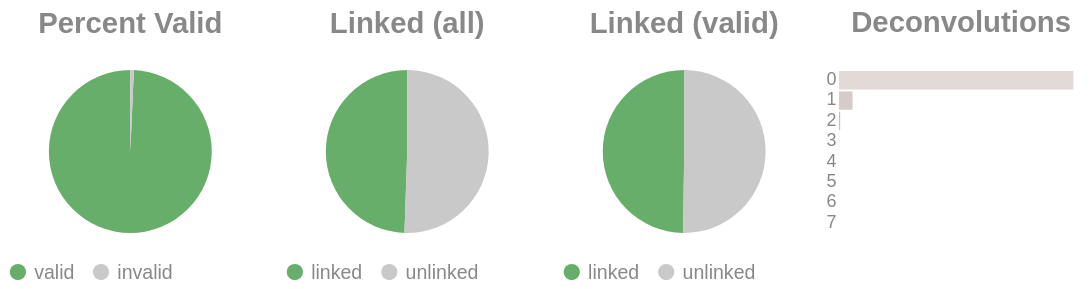

This figure's notebook cell:
### Code cell
if SKIPLR:
    pass
else:
    clash = Counter()
    for i in valids['molecule'].to_list():
        _mol = i.split("-")
        if len(_mol) == 1:
            clash.update('0')
        else:
            clash.update(_mol[-1])

    _d = {"deconvolutions": [], 'count': []}
    for k,v in clash.items():
        _d['deconvolutions'].append(k)
        _d['count'].append(v)

    tot_valid = valids['reads'].sum()
    mask = valids['reads'] >= 2
    n_linked_reads = valids.filter(mask)['reads'].sum()
    if n_linked_reads == 0:
        print_html("No linked molecules (>=2 reads) were detected; skipping linked-only distributions.")
        SKIPLR = True
    else:
        perc_valid = round(tot_valid / n_reads, 4)
        linked_perc_abs = round(n_linked_reads / n_reads, 4)
        linked_perc = round(n_linked_reads / tot_valid, 4)

    _valid = pl.DataFrame({"valids": ['valid', 'invalid'], "count": [tot_valid, n_reads - tot_valid]})
    _linked_abs = pl.DataFrame({"linked (absolute)": ['linked', 'unlinked'], "count": [n_linked_reads, n_reads - n_linked_reads]})
    _linked_rel = pl.DataFrame({"linked (valids)": ['linked', 'unlinked'], "count": [n_linked_reads, tot_valid - n_linked_reads]})

    (
        alt.hconcat(
            piechart(_valid, goodval = 'valid', title = "Percent Valid"),
            piechart(_linked_abs, goodval = "linked", title =  "Linked (all)"),
            piechart(_linked_rel, goodval = "linked", title =  "Linked (valid)"),
            convolutionbar(pl.DataFrame(_d), title = "Deconvolutions"),
            center = True,
            bounds = 'flush'
        )
        .resolve_scale(color='independent')
        .resolve_legend('independent')
        .properties(usermeta={'embedOptions': {"actions": False}})
    ).display()

### Figure 1 — Vega-Lite specification as saved in the notebook (floating-point values rounded to 4 significant figures)
{"width": "container", "height": 400, "config": {"title": {"anchor": "start", "dy": -15, "fontSize": 18, "color": "#888888", "subtitleColor": "#888888", "subtitleFontSize": 14}, "arc": {"fill": "#0072B2"}, "axis": {"domainColor": "#888888", "domainWidth": 0.5, "gridWidth": 0.2, "grid": false, "titleFontWeight": 400, "titleFontSize": 15, "labelFontSize": 11, "labelColor": "#888888", "tickColor": "#888888", "tickWidth": 0.2, "titleColor": "#888888"}, "axisBand": {"grid": false}, "axisX": {"grid": true, "tickSize": 10, "domainCap": "round"}, "axisY": {"domain": false, "grid": true, "tickSize": 0, "domainCap": "round"}, "background": "transparent", "header": {"labelFontSize": 15, "labelColor": "#888888", "titleFontSize": 15, "titleFontWeight": 600, "titleColor": "#888888"}, "legend": {"labelFont": "sans-serif", "labelFontSize": 12, "labelColor": "#888888", "symbolSize": 100, "symbolType": "circle", "titleFontSize": 12, "titlePadding": 10, "titleColor": "#888888", "title": null}, "range": {"category": ["#E69F00", "#56B4E9", "#009E73", "#F0E442", "#0072B2", "#D55E00", "#CC79A7", "#000000"], "diverging": ["#cfe8f3", "#a2d4ec", "#73bfe2", "#46abdb", "#1696d2", "#12719e"]}, "area": {"fill": "#0072B2", "fillOpacity": 0.7, "line": true, "strokeOpacity": 0.7}, "line": {"color": "#0072B2", "stroke": "#0072B2", "strokeWidth": 2}, "trail": {"color": "#0072B2", "stroke": "#0072B2", "strokeWidth": 0, "size": 1}, "point": {"filled": true, "fillOpacity": 1.0, "size": 95}, "text": {"color": "#888888", "fontSize": 11, "align": "right", "fontWeight": 400, "size": 11}, "bar": {"fill": "#0072B2", "stroke": null}, "view": {"stroke": null, "continuousWidth": 660, "continuousHeight": 400}}, "hconcat": [{"data": {"name": "data-2813bdcfadc9efb5a106d4c0b22bd40d"}, "mark": {"type": "arc"}, "encoding": {"color": {"field": "valids", "legend": {"orient": "bottom", "title": null}, "scale": {"domain": ["valid", "invalid"], "range": ["#68ae6b", "#C9C9C9"]}, "title": "Valids", "type": "nominal"}, "theta": {"field": "count", "type": "quantitative"}, "tooltip": [{"field": "valids", "title": "Valids", "type": "ordinal"}, {"field": "percent", "format": ".2%", "title": "Percent", "type": "quantitative"}, {"field": "count", "title": "Count", "type": "quantitative"}]}, "height": 100, "title": {"text": "Percent Valid", "align": "center", "anchor": "middle"}, "transform": [{"calculate": "datum.count / 15317235", "as": "percent"}], "width": 150}, {"data": {"name": "data-f067f5bf5dc81595e44187d08c2870fd"}, "mark": {"type": "arc"}, "encoding": {"color": {"field": "linked (absolute)", "legend": {"orient": "bottom", "title": null}, "scale": {"domain": ["linked", "unlinked"], "range": ["#68ae6b", "#C9C9C9"]}, "title": "Linked (Absolute)", "type": "nominal"}, "theta": {"field": "count", "type": "quantitative"}, "tooltip": [{"field": "linked (absolute)", "title": "Linked (Absolute)", "type": "ordinal"}, {"field": "percent", "format": ".2%", "title": "Percent", "type": "quantitative"}, {"field": "count", "title": "Count", "type": "quantitative"}]}, "height": 100, "title": {"text": "Linked (all)", "align": "center", "anchor": "middle"}, "transform": [{"calculate": "datum.count / 15317235", "as": "percent"}], "width": 150}, {"data": {"name": "data-529a20bdad334867e7480ee10643db59"}, "mark": {"type": "arc"}, "encoding": {"color": {"field": "linked (valids)", "legend": {"orient": "bottom", "title": null}, "scale": {"domain": ["linked", "unlinked"], "range": ["#68ae6b", "#C9C9C9"]}, "title": "Linked (Valids)", "type": "nominal"}, "theta": {"field": "count", "type": "quantitative"}, "tooltip": [{"field": "linked (valids)", "title": "Linked (Valids)", "type": "ordinal"}, {"field": "percent", "format": ".2%", "title": "Percent", "type": "quantitative"}, {"field": "count", "title": "Count", "type": "quantitative"}]}, "height": 100, "title": {"text": "Linked (valid)", "align": "center", "anchor": "middle"}, "transform": [{"calculate": "datum.count / 15211263", "as": "percent"}], "width": 150}, {"data": {"name": "data-1ea829c904d9f037cd3f63816131181f"}, "mark": {"type": "bar"}, "encoding": {"color": {"field": "deconvolutions", "legend": null, "scale": {"scheme": "lightgreyred"}, "type": "nominal"}, "tooltip": [{"field": "deconvolutions", "title": "Deconvolutions", "type": "ordinal"}, {"field": "percent", "format": ".2%", "title": "Percent", "type": "quantitative"}, {"field": "count", "title": "Count", "type": "quantitative"}], "x": {"axis": null, "field": "count", "type": "quantitative"}, "y": {"field": "deconvolutions", "sort": "ascending", "title": null, "type": "nominal"}}, "height": 100, "title": {"text": "Deconvolutions", "align": "center", "anchor": "middle"}, "transform": [{"calculate": "datum.count / 10213423", "as": "percent"}], "width": 150}], "bounds": "flush", "center": true, "resolve": {"legend": {"angle": "independent"}, "scale": {"color": "independent"}}, "usermeta": {"embedOptions": {"actions": false}}, "$schema": "https://vega.github.io/schema/vega-lite/v6.1.0.json", "datasets": {"data-2813bdcfadc9efb5a106d4c0b22bd40d": [{"valids": "valid", "count": 15211263}, {"valids": "invalid", "count": 105972}], "data-f067f5bf5dc81595e44187d08c2870fd": [{"linked (absolute)": "linked", "count": 7575572}, {"linked (absolute)": "unlinked", "count": 7741663}], "data-529a20bdad334867e7480ee10643db59": [{"linked (valids)": "linked", "count": 7575572}, {"linked (valids)": "unlinked", "count": 7635691}], "data-1ea829c904d9f037cd3f63816131181f": [{"deconvolutions": "0", "count": 9597750}, {"deconvolutions": "1", "count": 557889}, {"deconvolutions": "2", "count": 51315}, {"deconvolutions": "3", "count": 5639}, {"deconvolutions": "4", "count": 727}, {"deconvolutions": "5", "count": 86}, {"deconvolutions": "6", "count": 14}, {"deconvolutions": "7", "count": 3}]}}
